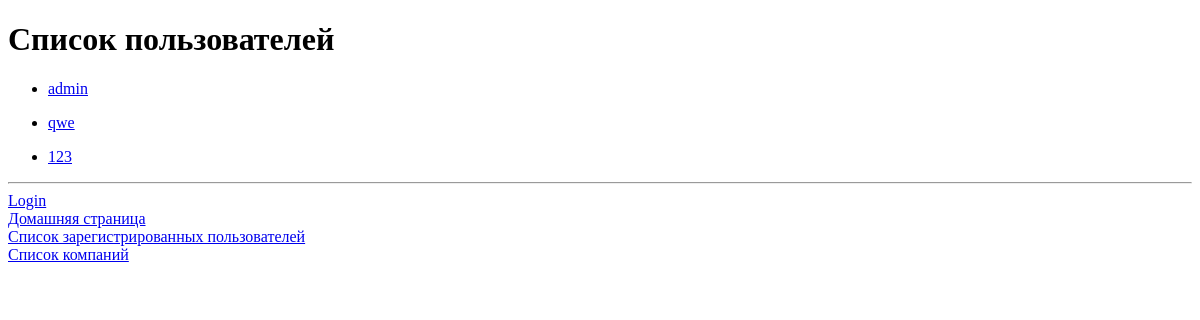
/accounts/users/, run on an earlier commit of the app's database.
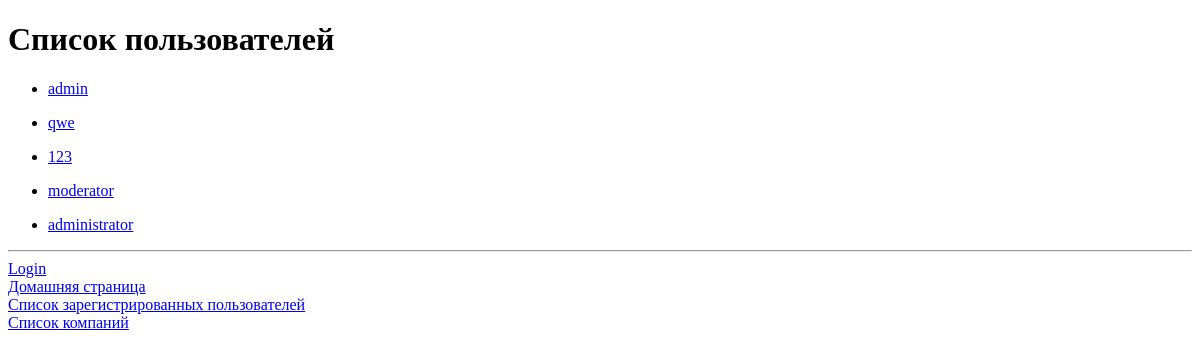
And on a later commit of the database.
### accounts/models.py (models this page shows, shortened)
class Profile(models.Model):
    user = models.OneToOneField(User, on_delete=models.CASCADE)
    last_name = models.CharField('Фамилия', max_length=50, blank=True)
    first_name = models.CharField('Имя', max_length=50, blank=True)
    middle_name = models.CharField('Отчество', max_length=50, blank=True)
    bio = models.TextField('Информация о себе', max_length=500, blank=True)
    birth_date = models.DateField('Дата рождения: YYYY-mm-dd', null=True, blank=True)
    avatar = models.ImageField('Аватар', upload_to='users/%Y/%m/%d/', blank=True)
    company = models.ForeignKey(Company,
                                related_name='employee',
                                on_delete=models.SET(get_stab_company_id))
    is_admin = models.BooleanField('Администратор', default=False)
    is_moderator = models.BooleanField('Модератор', default=False)
    def get_absolute_url(self):
        return reverse_lazy('accounts:user_detail', kwargs={'pk': self.pk})

### accounts/views.py (the view)
# urls.py: path('users/', views.ProfileListView.as_view(), name='users_list'),
class ProfileListView(ListView):
    model = Profile
    template_name = 'accounts/users_list.html'
    context_object_name = 'profiles'

### accounts/templates/accounts/users_list.html (shortened to what this page needs)
{% extends "base.html" %}
{% block content %}
    <h1>Список пользователей</h1>
    <div>
        {% for profile in profiles %}
            <ul>
                <li><a href="{{ profile.get_absolute_url }}">{{ profile.user.username }}</a>
                </li>
            </ul>
        {% endfor %}
    </div>
{% endblock %}

### templates/base.html (shortened to what this page needs)
{% load static %}
<!DOCTYPE html>
<html lang="ru">
<head>
</head>
<body>
<main>
    {% block content %}{% endblock %}
</main>
<hr>
    {% if request.user.is_authenticated %}
        <a href="{% url 'accounts:update_profile' request.user.profile.pk %}">{{ request.user.username }} - Отредактируйте Ваш профиль</a><br>
        <a href="{% url 'accounts:logout' %}"> Logout</a><br>
        {% else %}
         <a href="{% url 'accounts:login' %}"> Login</a><br>
    {% endif %}
    <a href="{% url 'home' %}">Домашняя страница</a><br>
    <a href="{% url 'accounts:users_list' %}">Список зарегистрированных пользователей</a><br>
    <a href="{% url 'companies:company_list' %}">Список компаний</a><br>
</body>
</html>

What changed in the data, as far as the page shows it:
added Profile: user.username "moderator"
added Profile: user.username "administrator"
